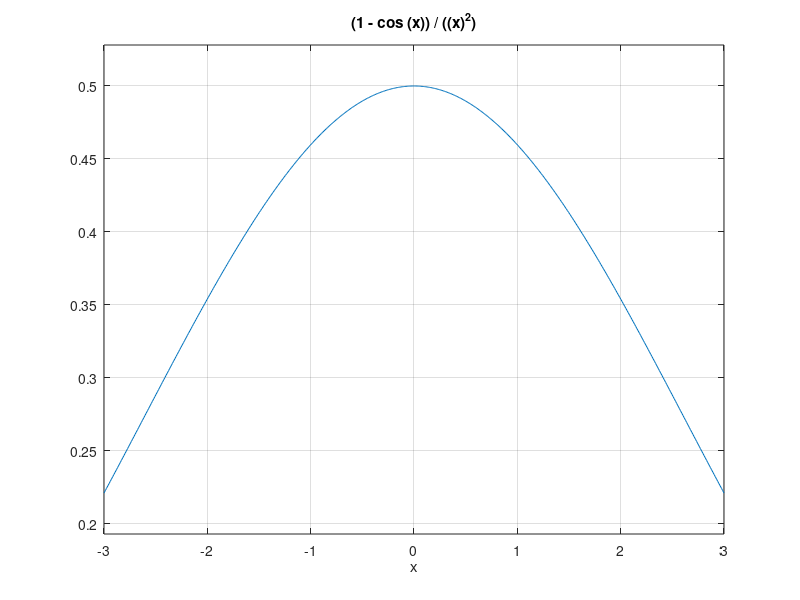

Reproduce this figure in MATLAB. (Note: this script raises an error after producing the figure.)
% Laboratorio #1
close all

clc

% Ejercicio 1:
intervalo = [-3,3];
f = @(x) (1-cos(x))./((x).^2);

% 1.a
ezplot(f,intervalo)
grid on
hold on
hold off

% 1.b
fprintf("Evaluacion en 1.2*10^(-8)")
f(1.2*10^(-8))

% 1.c
g = @(x) (0.5).*(((sin(x./2))./(x./2)).^2);
fprintf("Evaluacion en 1.2*10^(-8)")
g(1.2*10^(-8))
fprintf("\n")

% Resta de numeros muy parecidos numerador, division
% entre numeros muy pequeños. Mientras que en la segunda
% no tienes la resta de numeros muy pequeños, no tienes
% tanta diferencia en la division.
% Operar con numeros.

% Ejercicio 2:

intervalo = (8*pi):0.01:(14*pi);
resultados_cos_Taylor=cos_Taylor(intervalo);
resultados_rcos=rcos(intervalo,51,1);
plot(intervalo,resultados_cos_Taylor,'-r')
grid on
hold on
plot(intervalo,resultados_rcos,'-b')

% Ejercicio 3:
x = [1000000000, 1000000001, 1000000002];
n = length(x);
Sum = 0;
Sumsum = 0;

% 1.a
for entry = x,
  Sum = Sum + entry;
end;
media_aritmetica=Sum/n;
for entry = x,
  Sumsum = Sumsum + (entry-media_aritmetica)^2;
end;
V = (1/n-1)*Sumsum

% 1.b
Sum = 0;
Sumsum = 0;
for entry = x,
  Sum = Sum + entry;
end;
Sum = (1/n)*(Sum)^2;
for entry = x,
  Sumsum = Sumsum + ((entry)^2);
end;
V = (1/(n-1))*(Sumsum - Sum)